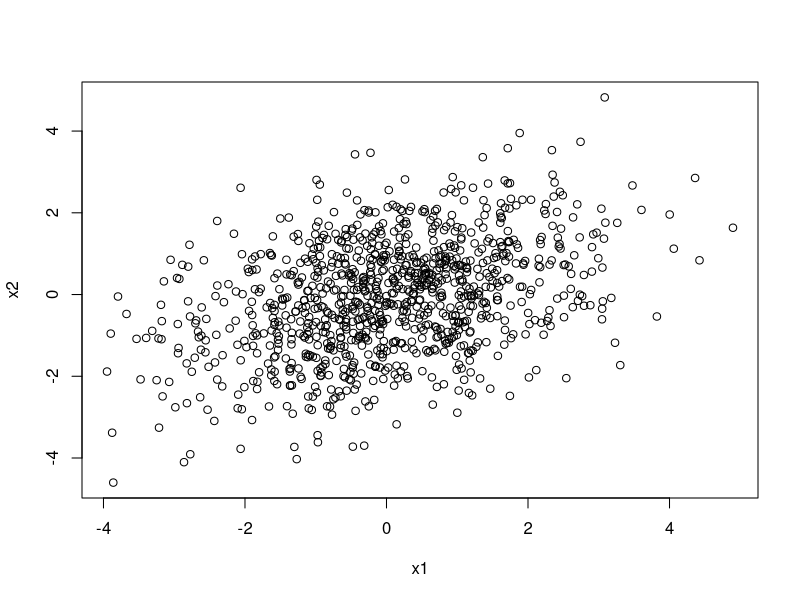
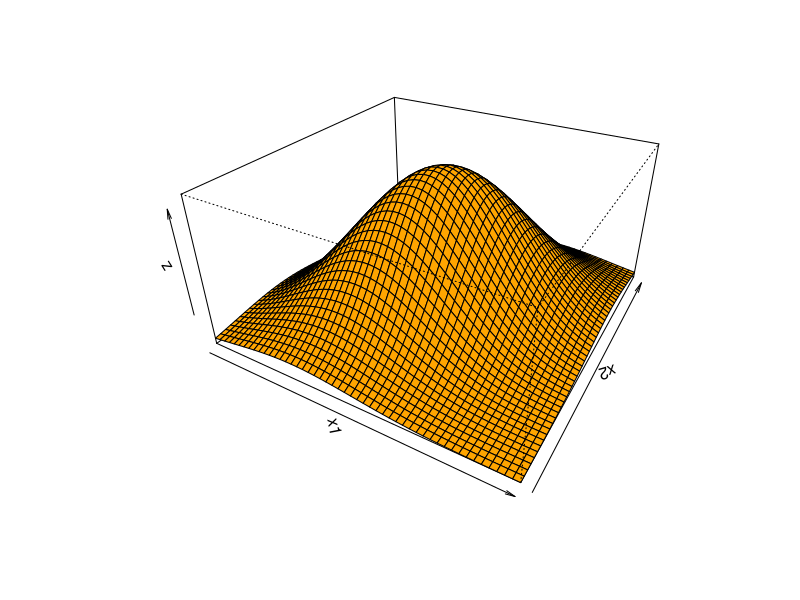
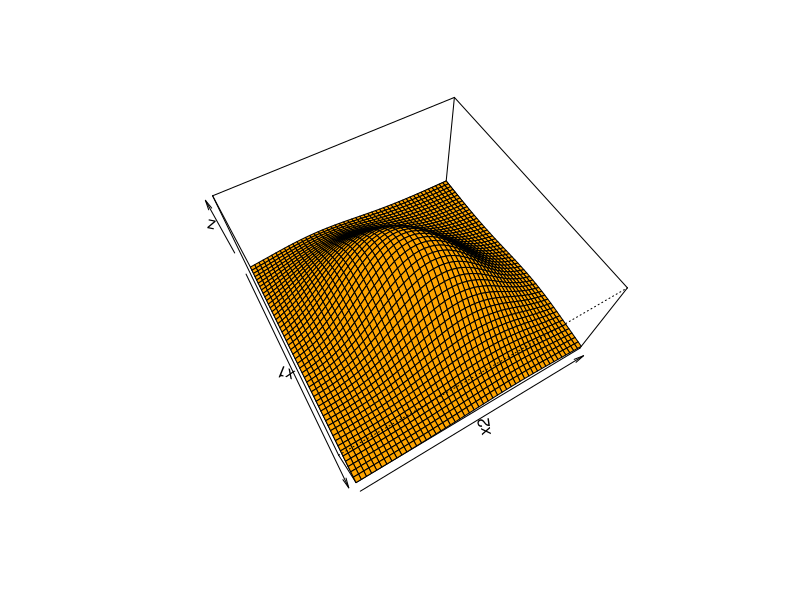

Reproduce these figures in R, in order.
## ---- chunk 1
knitr::opts_chunk$set(echo = TRUE)
## ---- chunk 2
library(mvtnorm)
sigma.zero = matrix(c(2, 0.8, 0.8, 2), ncol = 2)
rand = rmvnorm(n = 1000, mean = c(0, 0), sigma.zero)
x1 = rand[, 1]
x2 = rand[, 2]
plot(x1, x2)
## ---- chunk 3
x1 = seq(-3, 3, length = 50)
x2 = x1
f = function(x1, x2) {
  dmvnorm(matrix(c(x1, x2), ncol = 2), mean = c(0, 0), sigma = sigma.zero)
}
z = outer(x1, x2, f)
z[is.na(z)] = 1
op = par(bg = "white")
persp(x1, x2, z, theta = 30, phi = 30, expand = 0.5, col = "orange")  
## ---- chunk 4
persp(x1, x2, z, theta = 60, phi = 60, expand = 0.5, col = "orange")  
